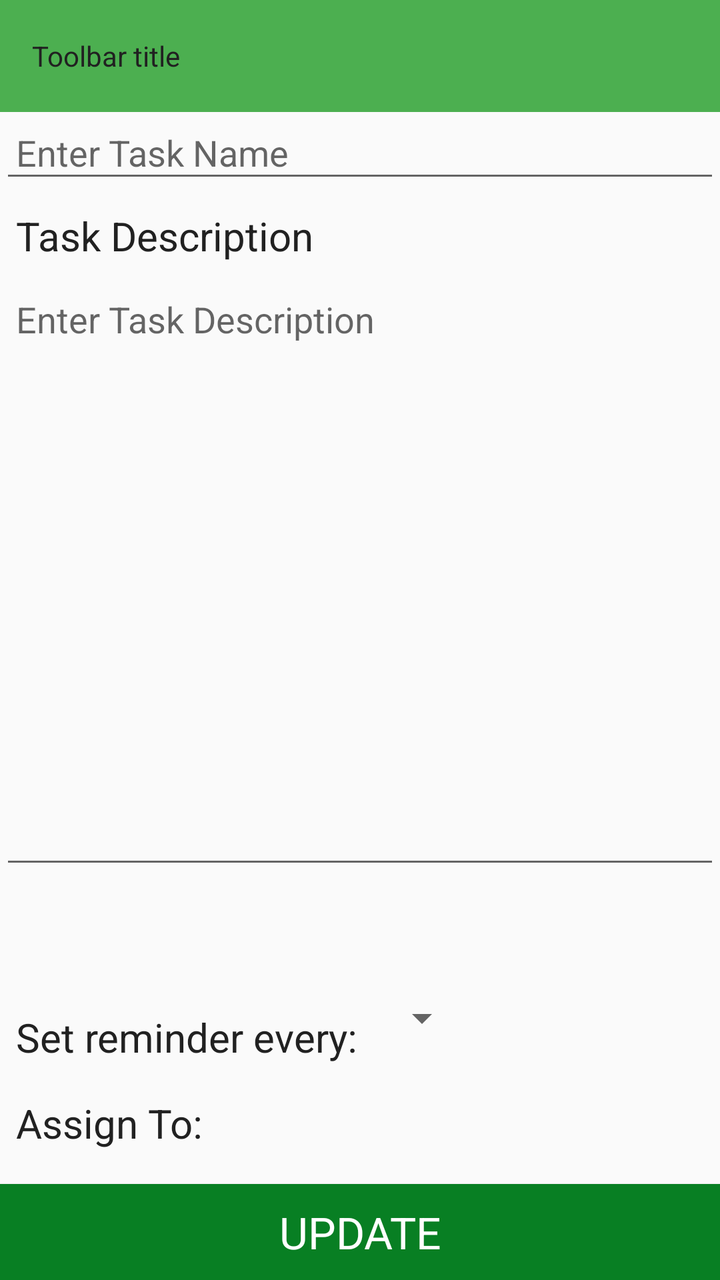
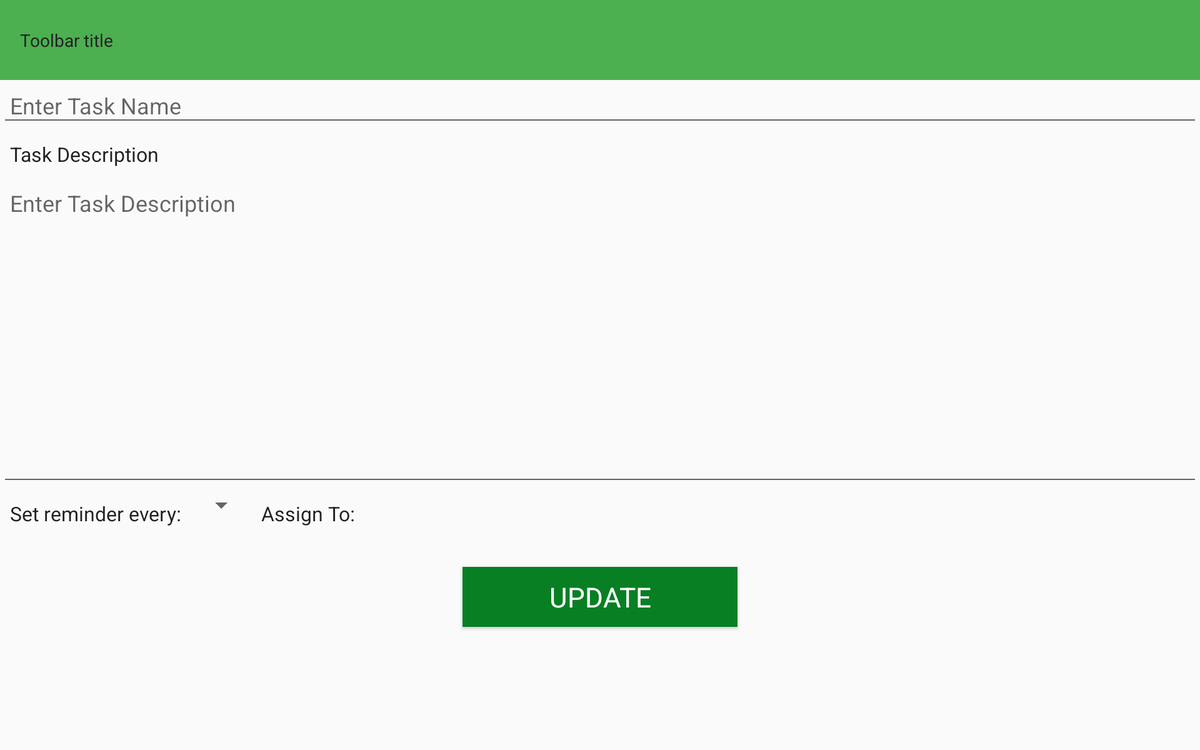

Compare how this app lays out the same screen by default and in its alternative resource folder. The renders come first, then the two layout files and the values they reference.
<!-- AndroidManifest.xml: application theme AppTheme -->
<!-- res/layout/activity_task_edit.xml -->
<?xml version="1.0" encoding="utf-8"?>
<android.support.constraint.ConstraintLayout
    xmlns:android="http://schemas.android.com/apk/res/android"
    xmlns:app="http://schemas.android.com/apk/res-auto"
    android:orientation="vertical"
    android:layout_width="match_parent"
    android:layout_height="match_parent">

    <LinearLayout
        android:id="@+id/task_edit_toolbar"
        android:layout_width="match_parent"
        android:layout_height="wrap_content"
        app:layout_constraintTop_toTopOf="parent">

        <include layout="@layout/app_toolbar_shared"/>
    </LinearLayout>


    <EditText
        android:id="@+id/edit_task_task_name"
        android:layout_width="match_parent"
        android:layout_height="wrap_content"
        android:hint="@string/enter_task_name"
        android:padding="8dp"
        app:layout_constraintTop_toBottomOf="@+id/task_edit_toolbar"/>

    <TextView
        android:id="@+id/task_description_TV"
        android:layout_width="wrap_content"
        android:layout_height="wrap_content"
        android:text="@string/task_description_"
        android:textSize="20sp"
        android:padding="8dp"
        app:layout_constraintTop_toBottomOf="@+id/edit_task_task_name"/>

    <EditText
        android:id="@+id/edit_task_task_description"
        android:layout_width="match_parent"
        android:layout_height="300dp"
        android:hint="@string/enter_task_description"
        android:gravity="top"
        android:padding="8dp"
        app:layout_constraintTop_toBottomOf="@+id/task_description_TV" />

    <LinearLayout
        android:id="@+id/task_edit_spinner"
        android:layout_width="match_parent"
        android:layout_height="wrap_content"
        android:orientation="horizontal"
        app:layout_constraintBottom_toTopOf="@+id/edit_task_messages">

        <TextView
            android:layout_width="wrap_content"
            android:layout_height="wrap_content"
            android:text="@string/set_reminder_every"
            android:textSize="20sp"
            android:padding="8dp"/>

        <Spinner
            android:id="@+id/edit_task_reminder_frequency"
            android:layout_width="wrap_content"
            android:layout_height="wrap_content"
            android:padding="8dp"
            android:prompt="@string/please_select">

        </Spinner>

    </LinearLayout>

    <LinearLayout
        android:id="@+id/edit_task_messages"
        android:layout_width="match_parent"
        android:layout_height="52dp"
        android:orientation="horizontal"
        app:layout_constraintBottom_toTopOf="@+id/update_task_button">

        <TextView
            android:id="@+id/edit_task_assign_to_textview"
            android:layout_width="wrap_content"
            android:layout_height="match_parent"
            android:text="@string/assign_to"
            android:padding="8dp"
            android:textSize="20sp"/>

        <android.support.v7.widget.RecyclerView
            android:id="@+id/edit_task_user_avatar_recyclerview"
            android:layout_width="wrap_content"
            android:layout_height="match_parent"
            android:orientation="horizontal"/>

    </LinearLayout>


    <Button
        android:id="@+id/update_task_button"
        android:layout_width="match_parent"
        android:layout_height="wrap_content"
        android:layout_gravity="center"
        android:layout_marginTop="16dp"
        android:text="@string/update"
        style="@style/TextAppearance.AppCompat.Large"
        android:textColor="@android:color/primary_text_dark"
        android:background="@color/colorPrimaryDark"
        app:layout_constraintBottom_toBottomOf="parent"/>

</android.support.constraint.ConstraintLayout>
<!-- res/layout/app_toolbar_shared.xml (included above) -->
<?xml version="1.0" encoding="utf-8"?>
<LinearLayout xmlns:android="http://schemas.android.com/apk/res/android"
    xmlns:app="http://schemas.android.com/apk/res-auto"
    android:orientation="vertical"
    android:layout_width="match_parent"
    android:layout_height="@dimen/toolbar_height"
    android:translationZ="4dp">

<android.support.v7.widget.Toolbar
    android:id="@+id/my_toolbar"
    android:layout_width="match_parent"
    android:layout_height="wrap_content"
    android:background="@color/colorPrimary"
    android:elevation="4dp"
    android:theme="@style/ThemeOverlay.AppCompat.ActionBar"
    app:popupTheme="@style/ThemeOverlay.AppCompat.Light">

    <TextView
        android:id="@+id/my_toolbar_title"
        android:layout_width="wrap_content"
        android:layout_height="match_parent"
        android:text="@string/toolbar_title"/>

    <FrameLayout
        android:layout_width="50dp"
        android:layout_height="match_parent"
        android:orientation="horizontal"
        android:layout_marginStart="280dp">

    </FrameLayout>

</android.support.v7.widget.Toolbar>

</LinearLayout>
<!-- resources referenced by this layout -->
<resources>
  <color name="colorPrimary">#4caf50</color>
  <color name="colorPrimaryDark">#087f23</color>
  <dimen name="toolbar_height">56dp</dimen>
  <string name="assign_to">Assign To: </string>
  <string name="enter_task_description">Enter Task Description</string>
  <string name="enter_task_name">Enter Task Name</string>
  <string name="please_select">Please select</string>
  <string name="set_reminder_every">Set reminder every: </string>
  <string name="task_description_">Task Description</string>
  <string name="toolbar_title">Toolbar title</string>
  <string name="update">Update</string>
  <style name="AppTheme" parent="Theme.AppCompat.Light.NoActionBar">
          
          <item name="colorPrimary">@color/colorPrimary</item>
          <item name="colorPrimaryDark">@color/colorPrimaryDark</item>
          <item name="colorAccent">@color/colorAccent</item>
          <item name="android:textColor">@color/colorPrimaryText</item>
          <item name="android:statusBarColor">@color/colorPrimaryDark</item>
  
      </style>
  <color name="colorAccent">#484848</color>
  <color name="colorPrimaryText">#212121</color>
</resources>
<!-- res/layout-sw600dp-land/activity_task_edit.xml (the repository's variant of the layout above) -->
<!-- drawn on a 7-inch tablet turned sideways -->
<?xml version="1.0" encoding="utf-8"?>
<LinearLayout
    xmlns:android="http://schemas.android.com/apk/res/android"
    xmlns:app="http://schemas.android.com/apk/res-auto"
    android:orientation="vertical"
    android:layout_width="match_parent"
    android:layout_height="match_parent">

    <include layout="@layout/app_toolbar_shared"/>


    <EditText
        android:id="@+id/edit_task_task_name"
        android:layout_width="match_parent"
        android:layout_height="wrap_content"
        android:hint="@string/enter_task_name"
        android:padding="8dp"/>

    <TextView
        android:layout_width="wrap_content"
        android:layout_height="wrap_content"
        android:text="@string/task_description_"
        android:textSize="16sp"
        android:padding="8dp"/>

    <EditText
        android:id="@+id/edit_task_task_description"
        android:layout_width="match_parent"
        android:layout_height="250dp"
        android:hint="@string/enter_task_description"
        android:gravity="top"
        android:padding="8dp"/>

    <LinearLayout
        android:layout_width="match_parent"
        android:layout_height="wrap_content"
        android:orientation="horizontal">

        <TextView
            android:layout_width="wrap_content"
            android:layout_height="wrap_content"
            android:text="@string/set_reminder_every"
            android:textSize="16sp"
            android:padding="8dp"/>

        <Spinner
            android:id="@+id/edit_task_reminder_frequency"
            android:layout_width="wrap_content"
            android:layout_height="wrap_content"
            android:padding="8dp">

        </Spinner>

        <TextView
            android:id="@+id/edit_task_assign_to_textview"
            android:layout_width="wrap_content"
            android:layout_height="match_parent"
            android:text="@string/assign_to"
            android:padding="8dp"
            android:textSize="16sp"/>

        <android.support.v7.widget.RecyclerView
            android:id="@+id/edit_task_user_avatar_recyclerview"
            android:layout_width="wrap_content"
            android:layout_height="match_parent"
            android:orientation="horizontal"/>

    </LinearLayout>

    <Button
        android:id="@+id/update_task_button"
        android:layout_width="220dp"
        android:layout_height="wrap_content"
        android:layout_gravity="center"
        android:layout_marginTop="24dp"
        android:text="@string/update"
        style="@style/TextAppearance.AppCompat.Large"
        android:textColor="@android:color/primary_text_dark"
        android:background="@color/colorPrimaryDark" />

</LinearLayout>
<!-- resources referenced by the variant -->
<!-- as a 7-inch tablet turned sideways resolves them -->
<resources>
  <color name="colorPrimary">#4caf50</color>
  <color name="colorPrimaryDark">#087f23</color>
  <!-- from res/values-sw600dp/ -->
  <dimen name="toolbar_height">64dp</dimen>
  <string name="assign_to">Assign To: </string>
  <string name="enter_task_description">Enter Task Description</string>
  <string name="enter_task_name">Enter Task Name</string>
  <string name="set_reminder_every">Set reminder every: </string>
  <string name="task_description_">Task Description</string>
  <string name="toolbar_title">Toolbar title</string>
  <string name="update">Update</string>
  <style name="AppTheme" parent="Theme.AppCompat.Light.NoActionBar">
          
          <item name="colorPrimary">@color/colorPrimary</item>
          <item name="colorPrimaryDark">@color/colorPrimaryDark</item>
          <item name="colorAccent">@color/colorAccent</item>
          <item name="android:textColor">@color/colorPrimaryText</item>
          <item name="android:statusBarColor">@color/colorPrimaryDark</item>
  
      </style>
  <color name="colorAccent">#484848</color>
  <color name="colorPrimaryText">#212121</color>
</resources>
